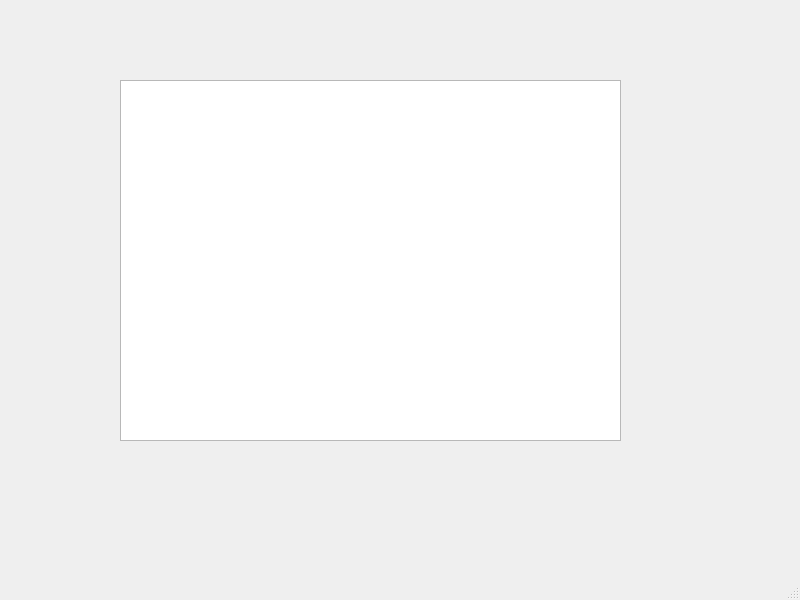
<?xml version="1.0" encoding="UTF-8"?>
<ui version="4.0">
 <class>MainWindow</class>
 <widget class="QMainWindow" name="MainWindow">
  <property name="geometry">
   <rect>
    <x>0</x>
    <y>0</y>
    <width>800</width>
    <height>600</height>
   </rect>
  </property>
  <property name="windowTitle">
   <string>MainWindow</string>
  </property>
  <widget class="InventoryPage" name="centralWidget">
   <widget class="QTableWidget" name="tableWidget_2">
    <property name="geometry">
     <rect>
      <x>120</x>
      <y>80</y>
      <width>501</width>
      <height>361</height>
     </rect>
    </property>
   </widget>
  </widget>
  <widget class="QMenuBar" name="menubar">
   <property name="geometry">
    <rect>
     <x>0</x>
     <y>0</y>
     <width>800</width>
     <height>25</height>
    </rect>
   </property>
  </widget>
  <widget class="QStatusBar" name="statusbar"/>
 </widget>
 <customwidgets>
  <customwidget>
   <class>InventoryPage</class>
   <extends>QWidget</extends>
   <header location="global">inventorypage.h</header>
   <container>1</container>
  </customwidget>
 </customwidgets>
 <resources/>
 <connections/>
</ui>
